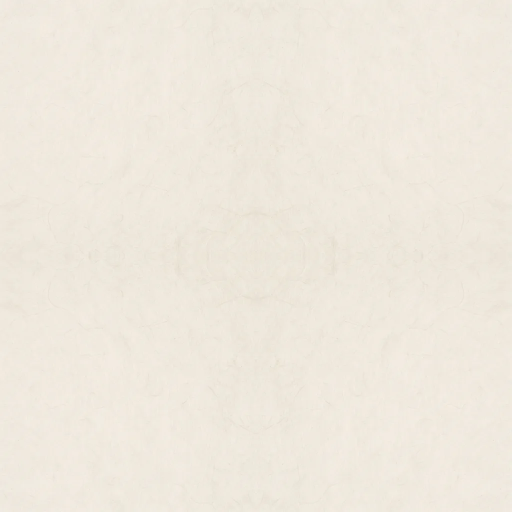
#> input picture docs/mockup-ui/assets/tex-hanji-1024.webp, 1024 x 1024 px (shown at 1/2 size)
$ python make-hanji.py
#> lines starting #> are read from the running program, lines starting #| are printed output that depends on the picture
#!/usr/bin/env python3
# 한지 질감 타일을 만든다: 시안의 타일(docs/mockup-ui/assets/tex-hanji-1024.webp — 512px 한 장을 상하좌우로 뒤집어 이은 2×2)은
# 가운데에 거울 대칭이 옅게 보인다. 그래서 뒤집지 않은 왼쪽 위 한 장(512×512)만 가져와 "밀어서 섞기"로 이음새를 없앤다.
#
#   1. 그 한 장을 네 가지로 민다: 그대로, 가로로 반 칸, 세로로 반 칸, 둘 다 반 칸(넘친 쪽은 반대편으로 돌아 들어온다).
#      민 그림마다 원래 그림의 가장자리(이음새)가 놓이는 줄이 다르다 — 그대로면 타일의 가장자리, 반 칸 밀면 한가운데.
#   2. 넷을 섞되, 그 그림의 이음새 줄에서는 몫이 0이 되게 한다(넷의 몫을 더하면 어디서나 1).
#      거의 모든 곳은 밀지 않은 그림이 차지하고, 타일의 가장자리에서 EDGE px 안쪽 띠에서만 민 그림으로 부드럽게 넘어간다.
#      (넷을 같은 몫으로 고르게 섞으면 — sin²·cos² — 반 칸마다 같은 무늬가 되풀이되어 256px짜리 타일이 된다. 그래서 쓰지 않는다.)
#      그래서 어느 줄에도 이음새가 보이지 않고, 타일의 가장자리끼리도 매끈하게 이어진다.
#   3. 섞은 곳은 결이 옅어지므로(무늬가 서로 다른 그림을 섞으면 들쭉날쭉함이 줄어든다) 몫의 제곱합의 제곱근으로 나누어
#      결의 세기를 원래대로 돌린다(평균 빛깔은 그대로). 그래야 가장자리 띠만 결이 옅어 보이지 않는다.
#
#   python3 scripts/make-hanji.py            → src/assets/ui/hanji-512.webp
#
# 쓰는 것: PIL(이 컴퓨터의 python3에 있다 — 새 도구 아님). 새 그림을 받지 않는다.
# 까는 크기는 32rem(1024 너비에서 512px — 한 점이 CSS 1px). 바탕 빛을 55%(바탕)·62%(떠 있는 종이) 덮는다(base.css).

import math
import os
import sys

from PIL import Image, ImageStat

ROOT = os.path.normpath(os.path.join(os.path.dirname(os.path.abspath(__file__)), '..'))
SRC = 'docs/mockup-ui/assets/tex-hanji-1024.webp'
OUT = 'src/assets/ui/hanji-512.webp'
N = 512
EDGE = 72  # 가장자리에서 이만큼 안쪽까지만 민 그림과 섞는다
QUALITY = 95  # 80이면 2.5KB로 줄며 결이 거의 다 뭉개진다. 95에서 9KB 안팎


def main() -> int:
    path = os.path.join(ROOT, SRC)
    if not os.path.exists(path):
        print('원본 그림이 없다:', SRC, file=sys.stderr)
        return 1
    whole = Image.open(path).convert('RGB')
#> whole is the input picture: PIL image 1024x1024 RGB; mean R, G, B 238.9, 232.5, 221.3
    # 시안 타일의 왼쪽 위 한 장: 원래 그림(840px 네모를 512로 줄인 것)이 뒤집히지 않은 채 있다
    base = whole.crop((0, 0, N, N))
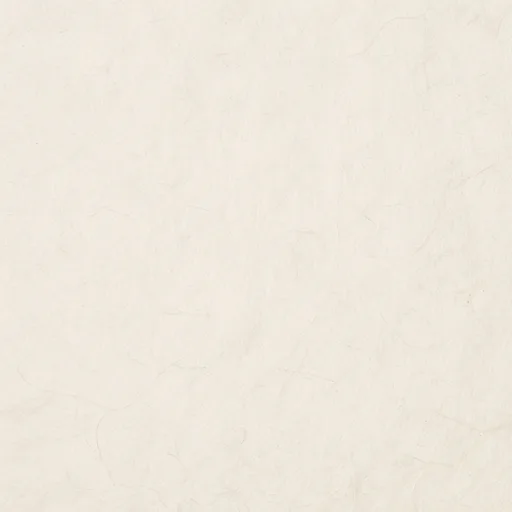
#> base: PIL image 512x512 RGB; mean R, G, B 238.9, 232.5, 221.3
    px = base.load()
    mean = ImageStat.Stat(base).mean
#> mean = [238.9, 232.5, 221.3]
    half = N // 2

    # a(t): 이음새가 타일의 가장자리에 있는 그림(밀지 않은 것)의 몫 — 가장자리에서 0, EDGE px 안쪽부터 1.
    # b = 1 − a는 반 칸 민 그림의 몫(그 그림의 이음새는 한가운데라 거기서 b = 0이다).
    def ramp(i: int) -> float:
        t = max(0.0, min(1.0, min(i + 0.5, N - i - 0.5) / EDGE))
        return t * t * (3 - 2 * t)

    a = [ramp(i) for i in range(N)]
    out = Image.new('RGB', (N, N))
#> out: PIL image 512x512 RGB; every value is 0
    dst = out.load()
    for y in range(N):
        ay = a[y]
        by = 1 - ay
        for x in range(N):
            ax = a[x]
            bx = 1 - ax
            # (가로로 민 칸, 세로로 민 칸, 몫)
            layers = (
                (0, 0, ax * ay),
                (half, 0, bx * ay),
                (0, half, ax * by),
                (half, half, bx * by),
            )
            norm = math.sqrt(sum(w * w for _, _, w in layers))
            rgb = []
            for c in range(3):
                v = sum(w * (px[(x + ox) % N, (y + oy) % N][c] - mean[c]) for ox, oy, w in layers)
                rgb.append(max(0, min(255, round(mean[c] + v / norm))))
            dst[x, y] = tuple(rgb)

    target = os.path.join(ROOT, OUT)
    os.makedirs(os.path.dirname(target), exist_ok=True)
    out.save(target, 'WEBP', quality=QUALITY, method=6)
    before = ImageStat.Stat(base).stddev
#> before = [2, 1.82, 2.27]
    after = ImageStat.Stat(out).stddev
#> after = [1.84, 1.61, 1.98]
    print(f'{SRC} 왼쪽 위 {N}×{N} → 네 겹 밀어서 섞기 → {OUT}  {os.path.getsize(target):,}바이트')
    print('결의 세기(빛깔마다의 표준편차) 원래', [round(s, 2) for s in before], '→ 만든 것', [round(s, 2) for s in after])
#| 결의 세기(빛깔마다의 표준편차) 원래 [2.0, 1.82, 2.27] → 만든 것 [1.84, 1.61, 1.98]
    return 0


if __name__ == '__main__':
    sys.exit(main())
#> (the program exits here)
